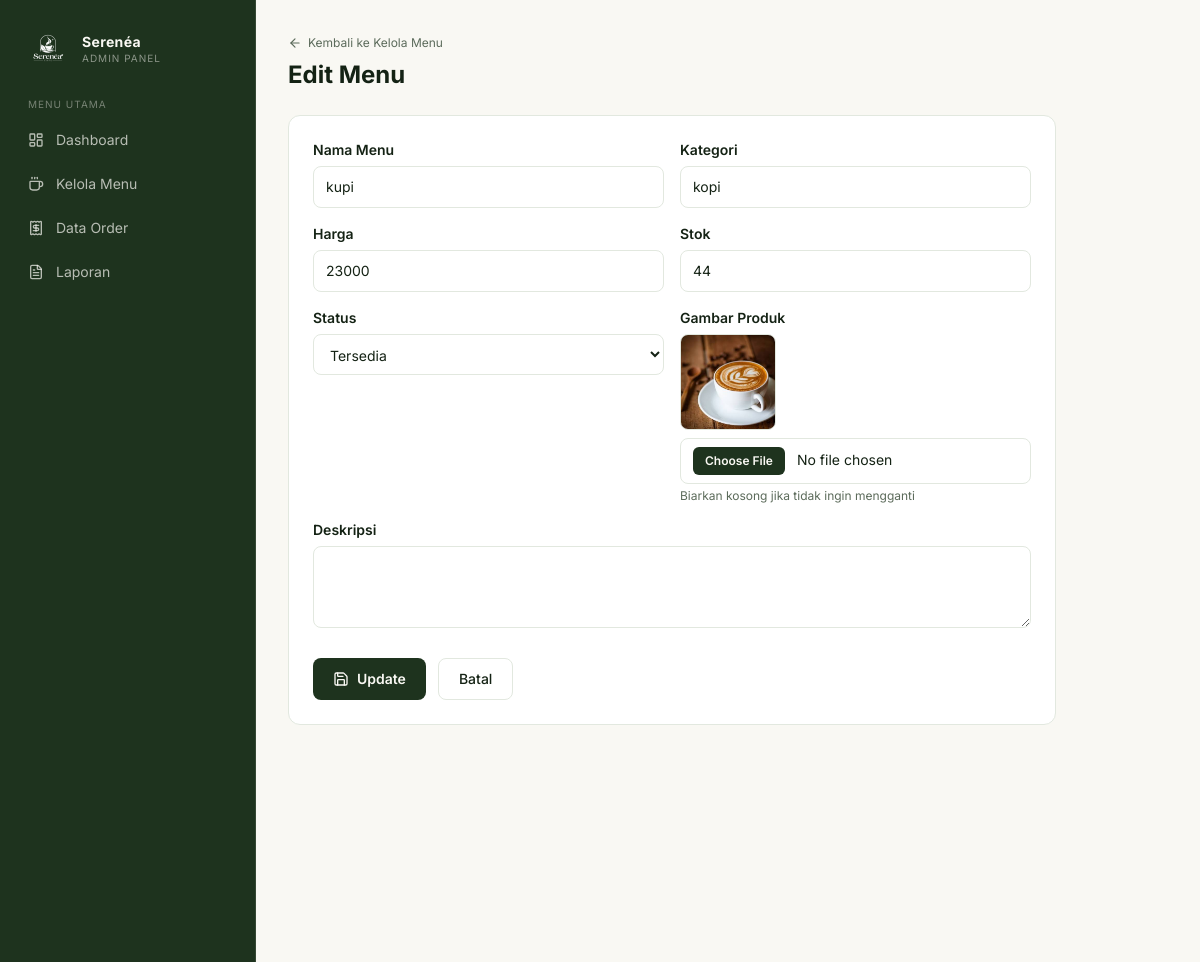
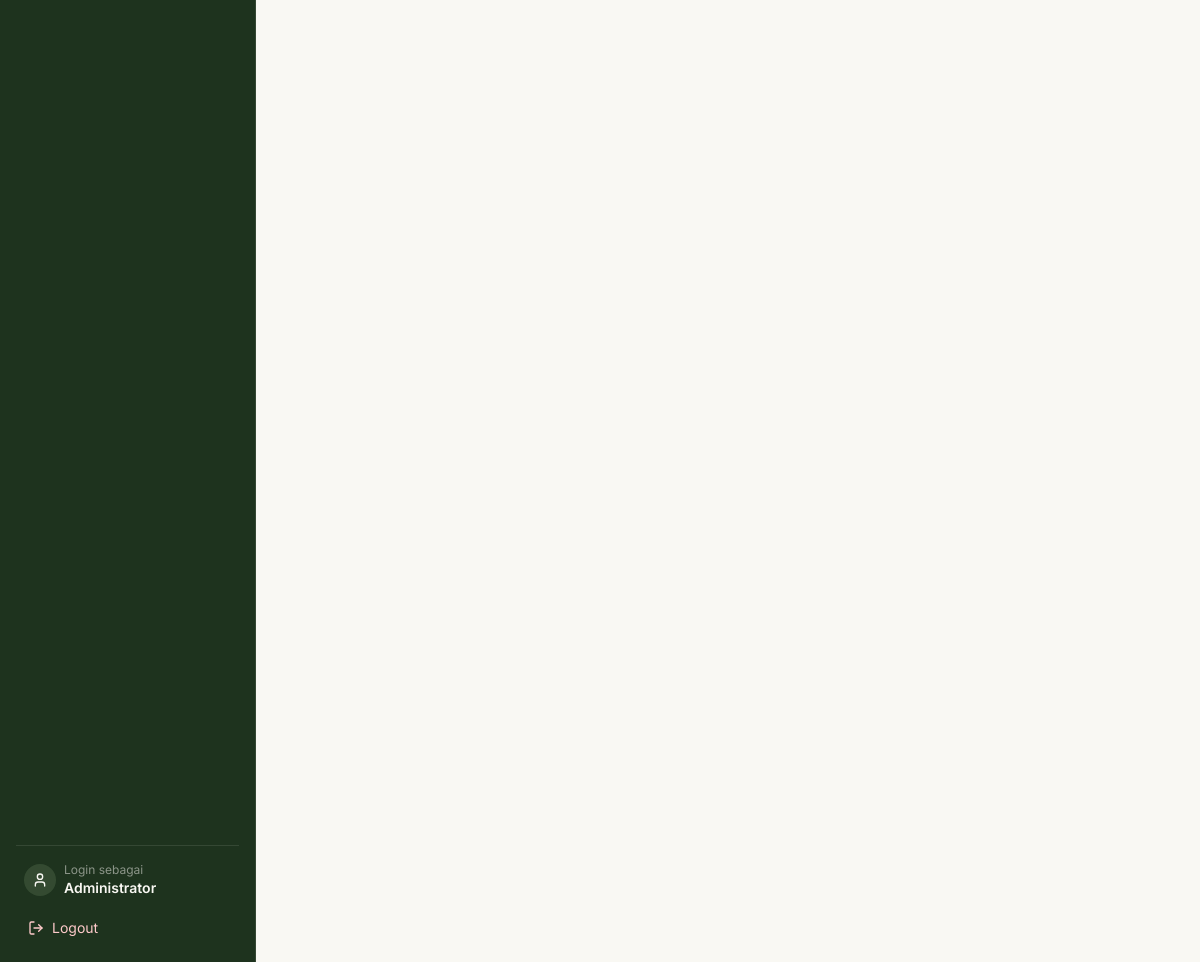
The page /admin/menu_edit.php?id=2 (signed in) on the database its author committed (2 pictures, top to bottom).
### tables this page shows
CREATE TABLE `menu` (
  `id` int(11) NOT NULL,
  `nama_menu` varchar(100) NOT NULL,
  `kategori` varchar(50) NOT NULL,
  `harga` decimal(10,2) NOT NULL,
  `deskripsi` text DEFAULT NULL,
  `gambar` varchar(255) DEFAULT NULL,
  `stok` int(11) DEFAULT 0,
  `status` enum('tersedia','habis') DEFAULT 'tersedia',
  `created_at` timestamp NOT NULL DEFAULT current_timestamp(),
  `updated_at` timestamp NOT NULL DEFAULT current_timestamp() ON UPDATE current_timestamp()
);

### admin/menu_edit.php (the view, shortened to what this page needs)
<?php
require_once '../config/koneksi.php';
$id = (int)($_GET['id'] ?? 0);
$q = mysqli_query($koneksi, "SELECT * FROM menu WHERE id = $id");
$m = mysqli_fetch_assoc($q);
include '../includes/header.php';
?>
<div class="flex min-h-screen">
    <?php include '../includes/sidebar_admin.php'; ?>
    <main class="flex-1 bg-cream p-6 md:p-8">
        <div class="mb-6">
            <a href="<?= ADMIN_URL; ?>menu.php" class="inline-flex items-center gap-1.5 text-xs text-muted hover:text-primary transition-colors mb-2">
                <i data-lucide="arrow-left" class="w-3.5 h-3.5"></i> Kembali ke Kelola Menu
            </a>
            <h1 class="text-2xl font-bold text-ink">Edit Menu</h1>
        </div>
        <form method="POST" enctype="multipart/form-data" class="bg-white border border-line rounded-xl p-6 max-w-3xl">
            <div class="grid md:grid-cols-2 gap-4">
                <div>
                    <label class="block text-sm font-semibold mb-1.5 text-ink">Nama Menu</label>
                    <input type="text" name="nama_menu" required value="<?= htmlspecialchars($m['nama_menu']); ?>"
                        class="w-full border border-line rounded-lg px-3 py-2.5 text-sm">
                </div>
                <div>
                    <label class="block text-sm font-semibold mb-1.5 text-ink">Kategori</label>
                    <input type="text" name="kategori" required value="<?= htmlspecialchars($m['kategori']); ?>"
                        class="w-full border border-line rounded-lg px-3 py-2.5 text-sm">
                </div>
                <div>
                    <label class="block text-sm font-semibold mb-1.5 text-ink">Harga</label>
                    <input type="number" name="harga" required min="0" step="100" value="<?= (float)$m['harga']; ?>"
                        class="w-full border border-line rounded-lg px-3 py-2.5 text-sm">
                </div>
                <div>
                    <label class="block text-sm font-semibold mb-1.5 text-ink">Stok</label>
                    <input type="number" name="stok" required min="0" value="<?= (int)$m['stok']; ?>"
                        class="w-full border border-line rounded-lg px-3 py-2.5 text-sm">
                </div>
                <div>
                    <label class="block text-sm font-semibold mb-1.5 text-ink">Status</label>
                    <select name="status" class="w-full border border-line rounded-lg px-3 py-2.5 text-sm bg-white">
                        <option value="tersedia" <?= $m['status']==='tersedia'?'selected':''; ?>>Tersedia</option>
                    </select>
                </div>
                <div>
                    <label class="block text-sm font-semibold mb-1.5 text-ink">Gambar Produk</label>
                    <?php if (!empty($m['gambar']) && file_exists('../uploads/'.$m['gambar'])): ?>
                        <img src="<?= UPLOADS_URL . htmlspecialchars($m['gambar']); ?>" alt=""
                             class="w-24 h-24 object-cover rounded-lg mb-2 border border-line">
                    <?php endif; ?>
                    <input type="file" name="gambar" accept="image/jpeg,image/png,image/webp"
                        class="w-full border border-line rounded-lg px-3 py-2 text-sm file:mr-3 file:py-1.5 file:px-3 file:rounded-md file:border-0 file:bg-primary file:text-cream file:text-xs file:font-semibold">
                    <p class="text-xs text-muted mt-1">Biarkan kosong jika tidak ingin mengganti</p>
                </div>
                <div class="md:col-span-2">
                    <label class="block text-sm font-semibold mb-1.5 text-ink">Deskripsi</label>
                    <textarea name="deskripsi" rows="3" class="w-full border border-line rounded-lg px-3 py-2.5 text-sm"><?= htmlspecialchars($m['deskripsi']); ?></textarea>
                </div>
            </div>
            <div class="flex gap-3 mt-6">
                <button type="submit" class="bg-primary text-cream font-semibold px-5 py-2.5 rounded-lg hover:bg-secondary transition-colors text-sm inline-flex items-center gap-2">
                    <i data-lucide="save" class="w-4 h-4"></i> Update
                </button>
                <a href="<?= ADMIN_URL; ?>menu.php" class="bg-white border border-line px-5 py-2.5 rounded-lg hover:border-secondary transition-colors text-sm font-medium text-ink">
                    Batal
                </a>
            </div>
        </form>
    </main>
</div>
<?php include '../includes/footer.php'; ?>

### assets/css/style.css (style rules this page uses)
:root { --color-primary: #1e331e; --color-secondary: #4a6b46; --color-accent: #8ea87d; --color-bg-main: #f9f8f3; --color-bg-card: #ffffff; --color-text-main: #142214; --color-text-muted: #5c6b5b; --color-border: #e2e8df; }
body { background-color: var(--color-bg-main); color: var(--color-text-main); font-family: 'Inter', 'Segoe UI', system-ui, sans-serif; -webkit-font-smoothing: antialiased; -moz-osx-font-smoothing: grayscale; }
input[type=number] { -moz-appearance: textfield; }

### rows shown on the page
menu: nama_menu "kupi", kategori "kopi", harga "23000", stok "44", status "Tersedia", gambar (picture)

### other values the page prints
$label "Dashboard Kelola Menu Data Order Laporan"
$_SESSION['admin_nama'] "Administrator"
